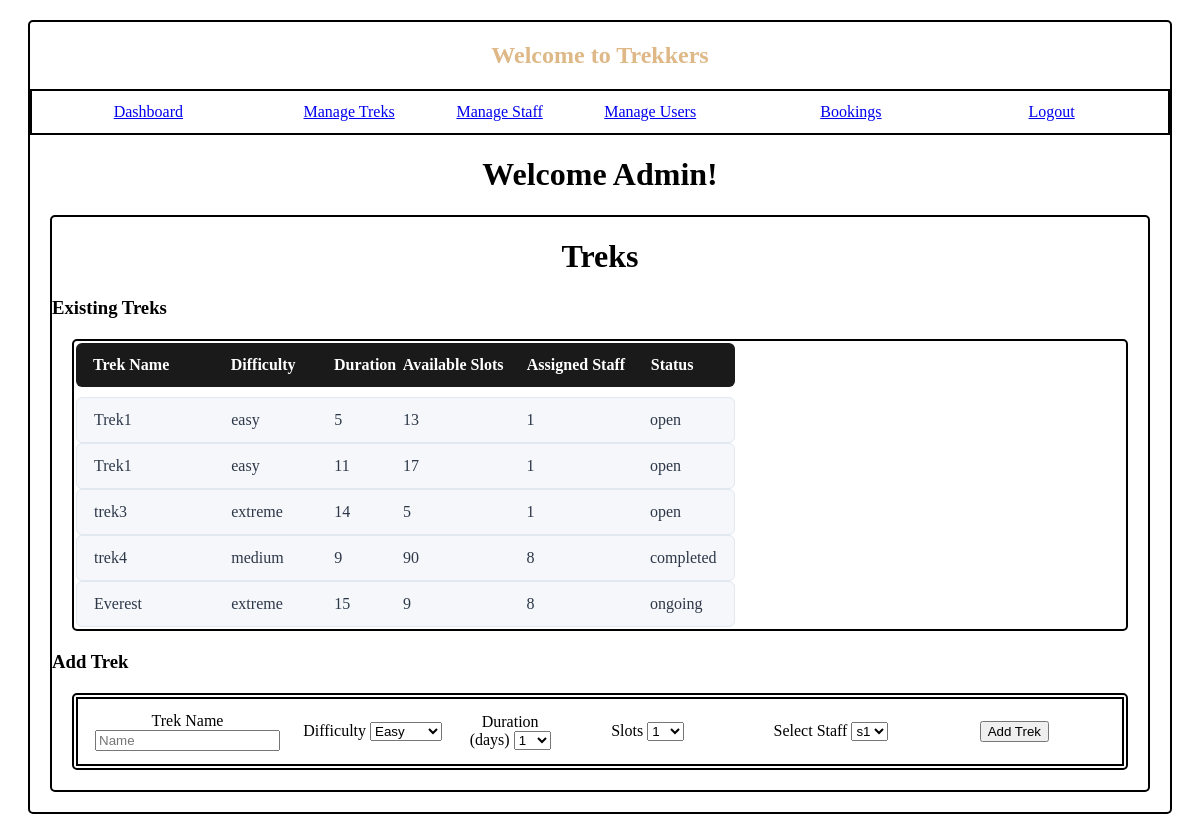
The page /admin_dashboard?section=treks (signed in) on the database its author committed.
### model.py (models this page shows)
class trek(db.Model):
    trek_id = db.Column(db.Integer,primary_key = True,autoincrement=True)
    name = db.Column(db.String(50),nullable=False)
    difficulty = db.Column(db.String(20),nullable=False)
    duration = db.Column(db.Integer,nullable=False)
    slots = db.Column(db.Integer,nullable=False)
    assigned_staff = db.Column(db.Integer,db.ForeignKey(user.user_id),nullable=False)
    status = db.Column(db.String(20),nullable=False,default='open')
    location = db.Column(db.String(100),default='To be announced')
    bookings = db.relationship('booking', backref='trek')

### main.py (the view)
@app.route('/admin_dashboard',methods=['GET','POST'])
def admin_dashboard():
    if 'role' not in session or session['role'] != 'admin':
        return redirect(url_for('admin_login'))
    section=request.args.get('section','dashboard')
    data = None
    total_staff = user_model.query.filter_by(role='staff',is_active=True,is_approved=True).count()
    approved_staff = user_model.query.filter_by(role='staff', is_approved=True,is_active=True).all()
    not_approved_staff = user_model.query.filter_by(role='staff', is_approved=False,is_active=True).all()
    blacklisted_staff = user_model.query.filter_by(role='staff', is_active=False).all()
    blacklisted_users = user_model.query.filter_by(role='user', is_active=False).all()
    total_users = user_model.query.filter_by(role='user',is_active=True).count()
    total_treks = trek_model.query.count()
    total_bookings = booking_model.query.count()
    if section == 'users':
        data = user_model.query.filter_by(role='user').all()
    elif section == 'staff':
        data = user_model.query.filter_by(role='staff').all()
    elif section == 'bookings':
        data = booking_model.query.all()
    elif section == 'treks':
        data = trek_model.query.all()
    return render_template('admin_dashboard.html',section=section,data=data,total_users=total_users,total_staff=total_staff,total_treks=total_treks,total_bookings=total_bookings,approved_staff=approved_staff,not_approved_staff=not_approved_staff,blacklisted_staff=blacklisted_staff,blacklisted_users=blacklisted_users)

### templates/admin_dashboard.html (shortened to what this page needs)
{%extends "base.html"%}
{%block content%}
<div class="row-align">
    <a href="{{ url_for('admin_dashboard') }}">Dashboard</a>
    <a href="{{ url_for('admin_dashboard', section='treks') }}">Manage Treks</a>
    <a href="{{ url_for('admin_dashboard', section='staff') }}">Manage Staff</a>
    <a href="{{ url_for('admin_dashboard', section='users') }}">Manage Users</a>
    <a href="{{ url_for('admin_dashboard', section='bookings') }}">Bookings</a>
    <a href="{{ url_for('logout') }}">Logout</a>
</div>
<h1 style="display: block; text-align: center;">Welcome Admin!</h1>
<div class="container">
    {% if section == 'dashboard' %}
    <h2>Dashboard</h2>
    <table>
        <tr class="trek-row">
            <td>Users: {{ total_users }}</td>
        </tr>
        <tr class="trek-row">
            <td>Staff: {{ total_staff }}</td>
        </tr>
        <tr class="trek-row">
            <td>Treks: {{ total_treks }}</td>
        </tr>
        <tr class="trek-row">
            <td>Bookings: {{ total_bookings }}</td>
        </tr>
    </table>
    {% elif section == 'treks' %}
    <h1 style="display: block; text-align: center;">Treks</h1>
    <h3>Existing Treks</h3>
    <div class="container">
        <table>
            <tr class="trek-header">
                <th>Trek Name</th>
                <th>Difficulty</th>
                <th>Duration</th>
                <th>Available Slots</th>
                <th>Assigned Staff</th>
                <th>Status</th>
            </tr>
            {%for t in data%}
            <tr class="trek-row">
                <td>{{t.name}}</td>
                <td>{{t.difficulty}}</td>
                <td>{{t.duration}}</td>
                <td>{{t.slots}}</td>
                <td>{{t.assigned_staff}}</td>
                <td>{{t.status}}</td>
            </tr>
            {%endfor%}
        </table>
    </div>
    <h3>Add Trek</h3>
    <div class="container">
        <table>
            <form method="POST" action="/add_trek">
                <tr class="row-align">
                    <td>
                        <label for="name">Trek Name</label>
                        <input name="name" placeholder="Name">
                    </td>
                    <td>
                        <span>Difficulty</span>
                        <select name="difficulty" id="difficulty">
                            <option value="easy">Easy</option>
                        </select>
                    </td>
                    <td>
                        <label for="duration">Duration (days)</label>
                        <select name="duration" id="duration">
                            {%for i in range(1,16)%}
                            <option value="{{i}}">{{i}}</option>
                            {%endfor%}
                        </select>
                    </td>
                    <td><label for="slots">Slots</label>
                        <select name="slots" id="slots">
                            {%for i in range(1,21)%}
                            <option value="{{i}}">{{i}}</option>
                            {%endfor%}
                        </select>
                    </td>
                    <td>
                        <label>Select Staff</label>
                        <select name="staff_id">
                            {% for s in approved_staff %}
                            <option value="{{ s.user_id }}">
                                {{ s.username }}
                            </option>
                            {% endfor %}
                        </select>
                    </td>
                    <td>
                        <button type="submit">Add Trek</button>
                    </td>
                </tr>
            </form>
        </table>
    </div>
        {% endif %}
    </div>
    {%endblock%}

### templates/base.html (shortened to what this page needs)
<!DOCTYPE html>
<html lang="en">
<head>
    <link rel="stylesheet" href="/static/main.css">
</head>
<body>
    <div class="container">
        <div class="center"><h2>Welcome to Trekkers</h2></div>
        {% block content%}{% endblock %}
    </div>
</body>
</html>

### static/main.css (style rules this page uses)
.container { margin: 20px; border: 2px solid black; border-radius: 5px; }
.center { text-align: center; margin: auto; color: burlywood; }
.trek-header, .trek-row { display: grid; grid-template-columns: 2fr 1.5fr 1fr 1.8fr 1.8fr 1fr; padding: 12px 16px; text-align: left; align-items: center; }
.row-align { border: 2px solid black; display: grid; grid-template-columns: 2fr 2fr 1fr 2fr 2fr 2fr; padding: 12px 16px; text-align: center ; align-items: center; }
.trek-header { background-color: #1a1a1a; color: #ffffff; font-weight: 600; border-radius: 6px; margin-bottom: 10px; }
.trek-row { background-color: #f5f7fa; color: #2d3748; border: 1px solid #e2e8f0; border-radius: 6px; }

### rows shown on the page
trek: name "Trek1", difficulty "easy", duration "5", slots "13", assigned_staff "1", status "open"
trek: name "Trek1", difficulty "easy", duration "11", slots "17", assigned_staff "1", status "open"
trek: name "trek3", difficulty "extreme", duration "14", slots "5", assigned_staff "1", status "open"
trek: name "trek4", difficulty "medium", duration "9", slots "90", assigned_staff "8", status "completed"
trek: name "Everest", difficulty "extreme", duration "15", slots "9", assigned_staff "8", status "ongoing"

### other values the page prints
form field duration "1"
form field slots "1"
form field staff_id "s1"
